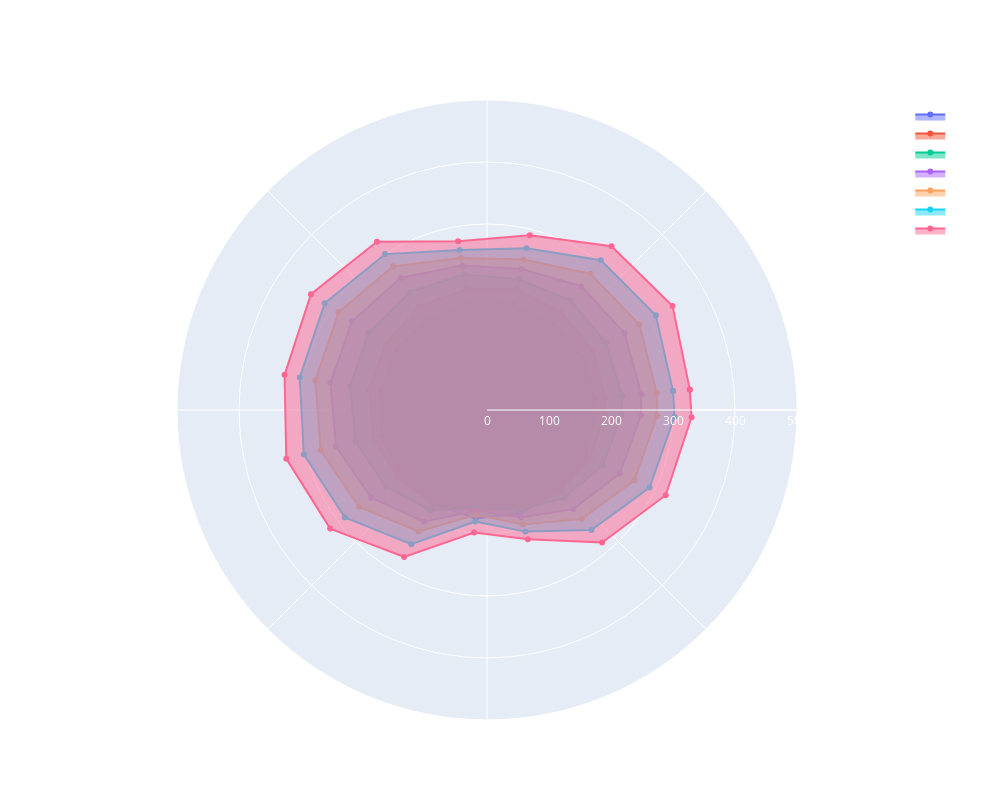

The notebook cell this image was saved under:
### Code cell
# Plotting
fig_marc = go.Figure()
pos = 26
marc_pos = sorted(list(set(df_marc.z)))

for inc in range(10, 71, 10):
    
    # Skip bad increments
    while inc in bad_incs:
        inc += 1

    # Only plot relevant and duplicate frist row last to close loop
    df_plot = df_marc[(df_marc.inc==inc) & (df_marc.z==marc_pos[pos])]

    # Drop every n'th row (for plotting purposes)
    df_plot = df_plot.iloc[::3]
    df_plot = df_plot.append(df_plot.reset_index(drop=True).iloc[0]).reset_index(drop=True)

    # Plot polar plot
    fig_marc.add_trace(go.Scatterpolar(r=df_plot['stress'],
                                  theta=df_plot['theta'],
                                  fill='toself',
                                  name=f'Inc {inc}'
                                  ))

fig_marc.update_layout(
    polar=dict(
        radialaxis=dict(
            visible=True,
            range=[0, 500]
        )),
    showlegend=True
)

fig_marc.update_layout(title=f'Stress Marc @ {marc_pos[pos]}',
                  autosize=False,
                  font=dict(color='white'),
                  width=1000, height=800)

fig_marc.show()

### Figure 1 — Plotly figure (JSON) as saved in the notebook; plotly's stock layout.template omitted (floating-point values rounded to 4 significant figures)
{"data": [{"fill": "toself", "name": "Inc 10", "r": [175.4, 175.5, 175.4, 175.4, 175.4, 175.4, 175.4, 175.4, 175.4, 175.4, 175.4, 175.4, 175.4, 175.4, 175.4, 175.4, 175.4], "theta": [5.798, 29.28, 52.75, 76.23, 99.71, 123.2, 146.7, 170.1, 193.6, 217.1, 240.6, 264.1, 287.5, 311.0, 334.5, 358.0, 5.798], "type": "scatterpolar"}, {"fill": "toself", "name": "Inc 20", "r": [192.2, 195.5, 198.6, 200.4, 197.5, 199.8, 195.5, 193.0, 187.8, 181.1, 174.3, 163.0, 166.0, 176.5, 183.7, 190.5, 192.2], "theta": [5.798, 29.28, 52.75, 76.23, 99.71, 123.2, 146.7, 170.1, 193.6, 217.1, 240.6, 264.1, 287.5, 311.0, 334.5, 358.0, 5.798], "type": "scatterpolar"}, {"fill": "toself", "name": "Inc 30", "r": [219.0, 220.7, 222.3, 217.3, 222.2, 227.1, 227.9, 224.2, 217.9, 205.0, 185.6, 157.6, 169.2, 188.8, 206.8, 217.0, 219.0], "theta": [5.798, 29.28, 52.75, 76.23, 99.71, 123.2, 146.7, 170.1, 193.6, 217.1, 240.6, 264.1, 287.5, 311.0, 334.5, 358.0, 5.798], "type": "scatterpolar"}, {"fill": "toself", "name": "Inc 41", "r": [250.1, 254.3, 250.8, 234.3, 236.5, 254.3, 260.5, 256.2, 250.5, 234.5, 206.8, 163.4, 181.8, 212.0, 237.5, 248.5, 250.1], "theta": [5.798, 29.28, 52.75, 76.23, 99.71, 123.2, 146.7, 170.1, 193.6, 217.1, 240.6, 264.1, 287.5, 311.0, 334.5, 358.0, 5.798], "type": "scatterpolar"}, {"fill": "toself", "name": "Inc 50", "r": [275.0, 281.6, 275.9, 249.8, 248.8, 276.9, 286.6, 281.0, 275.9, 258.9, 224.8, 170.1, 193.7, 232.9, 263.5, 274.2, 275.0], "theta": [5.798, 29.28, 52.75, 76.23, 99.71, 123.2, 146.7, 170.1, 193.6, 217.1, 240.6, 264.1, 287.5, 311.0, 334.5, 358.0, 5.798], "type": "scatterpolar"}, {"fill": "toself", "name": "Inc 60", "r": [301.5, 312.1, 303.3, 268.5, 262.0, 300.4, 313.4, 306.5, 303.9, 287.3, 248.5, 181.0, 205.7, 256.5, 290.5, 302.5, 301.5], "theta": [5.798, 29.28, 52.75, 76.23, 99.71, 123.2, 146.7, 170.1, 193.6, 217.1, 240.6, 264.1, 287.5, 311.0, 334.5, 358.0, 5.798], "type": "scatterpolar"}, {"fill": "toself", "name": "Inc 70", "r": [328.7, 343.1, 331.8, 290.3, 276.1, 324.3, 339.9, 331.4, 333.1, 317.1, 272.2, 198.6, 218.6, 283.1, 319.3, 330.1, 328.7], "theta": [5.798, 29.28, 52.75, 76.23, 99.71, 123.2, 146.7, 170.1, 193.6, 217.1, 240.6, 264.1, 287.5, 311.0, 334.5, 358.0, 5.798], "type": "scatterpolar"}], "layout": {"autosize": false, "font": {"color": "white"}, "height": 800, "polar": {"radialaxis": {"range": [0, 500], "visible": true}}, "showlegend": true, "title": {"text": "Stress Marc @ 1488"}, "width": 1000}}
